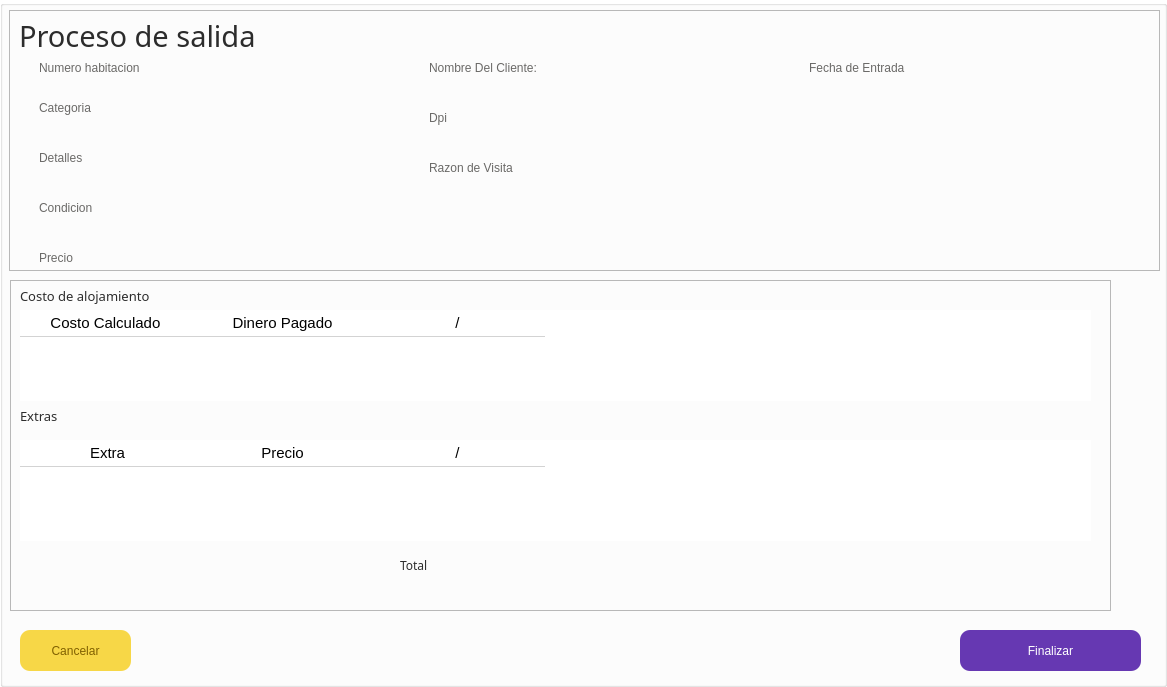
<?xml version="1.0" encoding="UTF-8"?>
<ui version="4.0">
 <class>MainWindow</class>
 <widget class="QMainWindow" name="MainWindow">
  <property name="geometry">
   <rect>
    <x>0</x>
    <y>0</y>
    <width>1167</width>
    <height>687</height>
   </rect>
  </property>
  <property name="windowTitle">
   <string>MainWindow</string>
  </property>
  <widget class="QWidget" name="centralwidget">
   <layout class="QVBoxLayout" name="verticalLayout">
    <property name="spacing">
     <number>0</number>
    </property>
    <property name="leftMargin">
     <number>0</number>
    </property>
    <property name="topMargin">
     <number>0</number>
    </property>
    <property name="rightMargin">
     <number>0</number>
    </property>
    <property name="bottomMargin">
     <number>0</number>
    </property>
    <item>
     <widget class="QGroupBox" name="groupBox">
      <property name="styleSheet">
       <string notr="true">QPushButton{
    background:rgba(247,215,71,255);
    /*border: 1px solid #2361a0; /* Cambiar el color del borde a azul oscuro */
    border-radius: 10px;
    font: 75 12pt &quot;Archivo&quot;;
/* Cambiar el color de fondo a azul oscuro */
    color: rgba(128,96,0,255);
}
/*
QPushButton:hover{

background-color: qlineargradient(spread:pad, x1:0, y1:0.505682, x2:1, y2:0.477, stop:0 rgba(14, 52, 83, 1), stop:1 rgba(14, 52, 83, 1));
color: black;

}
*/
QGroupBox{
background-color: rgb(255, 255, 255); /* Cambiar el color de fondo a azul oscuro */
}

QLineEdit{
background-color: rgb(255,255,255);
border:none;
border-bottom:2px solid rgba(46, 82, 101, 200);
   /*color: #2361a0;*/
	color:rgba(106,105,103,255);
    font: 75 12pt &quot;Archivo&quot;;

}

QLabel{
color: rgba(106,105,103,255);
    font: 75 10pt &quot;Archivo&quot;;
}</string>
      </property>
      <property name="title">
       <string/>
      </property>
      <widget class="QPushButton" name="btn_cerrar">
       <property name="geometry">
        <rect>
         <x>20</x>
         <y>630</y>
         <width>111</width>
         <height>41</height>
        </rect>
       </property>
       <property name="text">
        <string>Cancelar</string>
       </property>
      </widget>
      <widget class="QPushButton" name="btn_guardar">
       <property name="geometry">
        <rect>
         <x>960</x>
         <y>630</y>
         <width>181</width>
         <height>41</height>
        </rect>
       </property>
       <property name="styleSheet">
        <string notr="true">background-color: rgba(102,56,178,255);
color: rgb(255, 255, 255)</string>
       </property>
       <property name="text">
        <string>Finalizar</string>
       </property>
      </widget>
      <widget class="QFrame" name="frame">
       <property name="geometry">
        <rect>
         <x>9</x>
         <y>10</y>
         <width>1151</width>
         <height>261</height>
        </rect>
       </property>
       <property name="frameShape">
        <enum>QFrame::StyledPanel</enum>
       </property>
       <property name="frameShadow">
        <enum>QFrame::Raised</enum>
       </property>
       <widget class="QLabel" name="label_3">
        <property name="geometry">
         <rect>
          <x>10</x>
          <y>10</y>
          <width>421</width>
          <height>31</height>
         </rect>
        </property>
        <property name="font">
         <font>
          <family>Archivo</family>
          <pointsize>22</pointsize>
          <weight>9</weight>
          <italic>false</italic>
          <bold>false</bold>
         </font>
        </property>
        <property name="styleSheet">
         <string notr="true">QLabel{
color: rgba(44,44,44,255);
    font: 75 22pt &quot;Archivo&quot;;
}</string>
        </property>
        <property name="text">
         <string>Proceso de salida</string>
        </property>
       </widget>
       <widget class="QLabel" name="lnl_numeroHabitacion">
        <property name="geometry">
         <rect>
          <x>30</x>
          <y>50</y>
          <width>161</width>
          <height>16</height>
         </rect>
        </property>
        <property name="text">
         <string>Numero habitacion</string>
        </property>
       </widget>
       <widget class="QLabel" name="lbl_categoria">
        <property name="geometry">
         <rect>
          <x>30</x>
          <y>90</y>
          <width>161</width>
          <height>16</height>
         </rect>
        </property>
        <property name="text">
         <string>Categoria</string>
        </property>
       </widget>
       <widget class="QLabel" name="lbl_detalle">
        <property name="geometry">
         <rect>
          <x>30</x>
          <y>140</y>
          <width>331</width>
          <height>16</height>
         </rect>
        </property>
        <property name="text">
         <string>Detalles</string>
        </property>
       </widget>
       <widget class="QLabel" name="lbl_condicion">
        <property name="geometry">
         <rect>
          <x>30</x>
          <y>190</y>
          <width>241</width>
          <height>16</height>
         </rect>
        </property>
        <property name="text">
         <string>Condicion</string>
        </property>
       </widget>
       <widget class="QLabel" name="lbl_precio">
        <property name="geometry">
         <rect>
          <x>30</x>
          <y>240</y>
          <width>231</width>
          <height>16</height>
         </rect>
        </property>
        <property name="text">
         <string>Precio</string>
        </property>
       </widget>
       <widget class="QLabel" name="lnl_Cliente">
        <property name="geometry">
         <rect>
          <x>420</x>
          <y>50</y>
          <width>341</width>
          <height>16</height>
         </rect>
        </property>
        <property name="text">
         <string>Nombre Del Cliente:</string>
        </property>
       </widget>
       <widget class="QLabel" name="lnl_DPI">
        <property name="geometry">
         <rect>
          <x>420</x>
          <y>100</y>
          <width>341</width>
          <height>16</height>
         </rect>
        </property>
        <property name="text">
         <string>Dpi</string>
        </property>
       </widget>
       <widget class="QLabel" name="lnl_FechaEntrada">
        <property name="geometry">
         <rect>
          <x>800</x>
          <y>50</y>
          <width>261</width>
          <height>16</height>
         </rect>
        </property>
        <property name="text">
         <string>Fecha de Entrada</string>
        </property>
       </widget>
       <widget class="QLabel" name="lnl_Razon">
        <property name="geometry">
         <rect>
          <x>420</x>
          <y>150</y>
          <width>361</width>
          <height>16</height>
         </rect>
        </property>
        <property name="text">
         <string>Razon de Visita</string>
        </property>
       </widget>
      </widget>
      <widget class="QFrame" name="frame_9">
       <property name="geometry">
        <rect>
         <x>10</x>
         <y>280</y>
         <width>1101</width>
         <height>331</height>
        </rect>
       </property>
       <property name="styleSheet">
        <string notr="true"/>
       </property>
       <property name="frameShape">
        <enum>QFrame::StyledPanel</enum>
       </property>
       <property name="frameShadow">
        <enum>QFrame::Raised</enum>
       </property>
       <widget class="QLabel" name="label_4">
        <property name="geometry">
         <rect>
          <x>10</x>
          <y>0</y>
          <width>141</width>
          <height>31</height>
         </rect>
        </property>
        <property name="font">
         <font>
          <family>Archivo</family>
          <pointsize>10</pointsize>
          <weight>9</weight>
          <italic>false</italic>
          <bold>false</bold>
         </font>
        </property>
        <property name="styleSheet">
         <string notr="true">QLabel{
color: rgba(44,44,44,255);
    font: 75 10pt &quot;Archivo&quot;;
}</string>
        </property>
        <property name="text">
         <string>Costo de alojamiento </string>
        </property>
       </widget>
       <widget class="QTableWidget" name="tablaAlojamiento">
        <property name="geometry">
         <rect>
          <x>10</x>
          <y>30</y>
          <width>1071</width>
          <height>91</height>
         </rect>
        </property>
        <property name="styleSheet">
         <string notr="true">QHeaderView {
    background-color: white;
    border: none;
    font: 75 12pt &quot;Archivo&quot;;
}

QHeaderView:hover {
    background-color: white;
}

QHeaderView:section {
    background-color: white;
    border-bottom: 1px solid lightgray;
    border-top: none;
    padding: 2px;
    font-size: 11pt;
    color: black;
text-align: left;
}

QTableWidget {
    background-color: white;
    border: none;
    gridline-color: transparent;
    font-size: 11pt;
    color: black;

}

QTableWidget QTableCornerButton::section {
    background-color: white;
    border: none;

}

QTableWidget::item {
    border: none;
    border-bottom: 1px solid lightgray;
    alignment: AlignHCenter; /* Centra el texto horizontalmente */
	color:black /* cambiar el color letra al seleccionar*/

}</string>
        </property>
        <attribute name="horizontalHeaderDefaultSectionSize">
         <number>175</number>
        </attribute>
        <column>
         <property name="text">
          <string>Costo Calculado </string>
         </property>
        </column>
        <column>
         <property name="text">
          <string>Dinero Pagado</string>
         </property>
        </column>
        <column>
         <property name="text">
          <string>/</string>
         </property>
        </column>
       </widget>
       <widget class="QTableWidget" name="tablaExtras">
        <property name="geometry">
         <rect>
          <x>10</x>
          <y>160</y>
          <width>1071</width>
          <height>101</height>
         </rect>
        </property>
        <property name="styleSheet">
         <string notr="true">QHeaderView {
    background-color: white;
    border: none;
    font: 75 12pt &quot;Archivo&quot;;
}

QHeaderView:hover {
    background-color: white;
}

QHeaderView:section {
    background-color: white;
    border-bottom: 1px solid lightgray;
    border-top: none;
    padding: 2px;
    font-size: 11pt;
    color: black;
text-align: left;
}

QTableWidget {
    background-color: white;
    border: none;
    gridline-color: transparent;
    font-size: 11pt;
    color: black;

}

QTableWidget QTableCornerButton::section {
    background-color: white;
    border: none;

}

QTableWidget::item {
    border: none;
    border-bottom: 1px solid lightgray;
    alignment: AlignHCenter; /* Centra el texto horizontalmente */
	color:black /* cambiar el color letra al seleccionar*/

}</string>
        </property>
        <attribute name="horizontalHeaderDefaultSectionSize">
         <number>175</number>
        </attribute>
        <column>
         <property name="text">
          <string>Extra</string>
         </property>
        </column>
        <column>
         <property name="text">
          <string>Precio</string>
         </property>
        </column>
        <column>
         <property name="text">
          <string>/</string>
         </property>
        </column>
       </widget>
       <widget class="QLabel" name="label_5">
        <property name="geometry">
         <rect>
          <x>10</x>
          <y>120</y>
          <width>141</width>
          <height>31</height>
         </rect>
        </property>
        <property name="font">
         <font>
          <family>Archivo</family>
          <pointsize>10</pointsize>
          <weight>9</weight>
          <italic>false</italic>
          <bold>false</bold>
         </font>
        </property>
        <property name="styleSheet">
         <string notr="true">QLabel{
color: rgba(44,44,44,255);
    font: 75 10pt &quot;Archivo&quot;;
}</string>
        </property>
        <property name="text">
         <string>Extras</string>
        </property>
       </widget>
       <widget class="QLabel" name="lbl_Total">
        <property name="geometry">
         <rect>
          <x>390</x>
          <y>270</y>
          <width>261</width>
          <height>31</height>
         </rect>
        </property>
        <property name="font">
         <font>
          <family>Archivo</family>
          <pointsize>9</pointsize>
          <weight>9</weight>
          <italic>false</italic>
          <bold>false</bold>
         </font>
        </property>
        <property name="styleSheet">
         <string notr="true">QLabel{
color: rgba(44,44,44,255);
    font: 75 9pt &quot;Archivo&quot;;
}</string>
        </property>
        <property name="text">
         <string>Total</string>
        </property>
       </widget>
      </widget>
     </widget>
    </item>
   </layout>
  </widget>
 </widget>
 <resources/>
 <connections/>
</ui>
